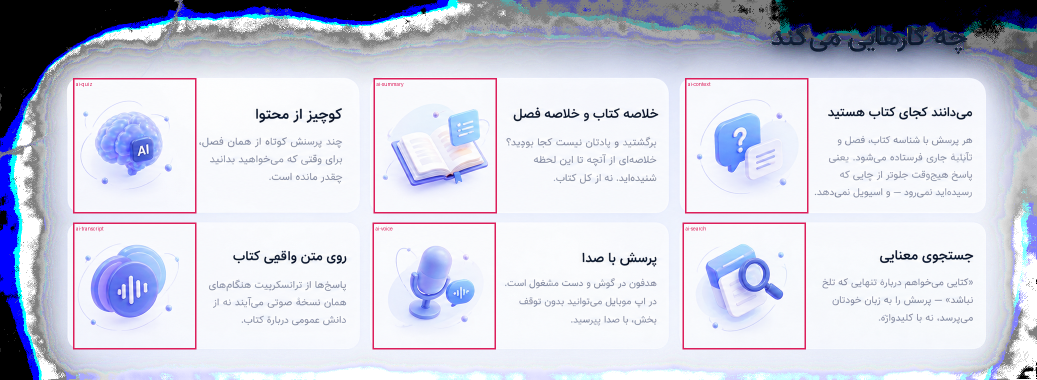
#> input picture web/scripts/_survey-assistant.png, 2073 x 759 px, given in place of ChatGPT Image Sep 7, 2026, 10_02_39 PM.png, which was not available (shown at 1/2 size)
$ python extract-assistant-assets.py
#> lines starting #> are read from the running program, lines starting #| are printed output that depends on the picture; after the words box and inside, x2 and y2 are one past the last pixel; in counts of white or black regions, pixels touching at a corner belong together; pictures that were not available may be replaced by others from this repository, and a replacement may not be noted
#> in main, sheet is the input picture: PIL image 2073x759 RGB; mean R, G, B 204.1, 206.6, 221.1
"""
Cut the six کتاب‌یار renders out of the section mockup.

Unlike `extract-assets.py`, the source here is not a gallery sheet of objects on
one flat plate — it is a full render of the "چه کارهایی می‌کند" section, cards
and Persian copy included. So the crop for each object is derived from the card
grid rather than hand-measured: the cards are the brightest regions on the
sheet, which locates the three columns and two rows, and each render sits in the
leading (right-to-left: left) quarter of its own card, clear of the text block.

Matting is a difference matte against the card, sampled per crop from its border
ring, because the card carries a gentle gradient and a single global plate
colour would leave a wash on one side of the sheet. Interiors that legitimately
match the card — the book's white pages, the message card behind the question
bubble — are recovered by filling holes in the solid mask before the soft alpha
is applied, so they do not punch through.

Usage:
    python scripts/extract-assistant-assets.py --survey   # boxed contact sheet
    python scripts/extract-assistant-assets.py            # write the webp files
"""

from __future__ import annotations

import argparse
import pathlib

import numpy as np
import scipy.ndimage as nd
from PIL import Image, ImageDraw

SHEET = pathlib.Path(
    r"C:\Users\navid\Downloads\ChatGPT Image Sep 7, 2026, 10_02_39 PM.png"
)
OUT = pathlib.Path("public/assets")
SURVEY = pathlib.Path("scripts/_survey-assistant.png")

# Card detection.
CARD_LUM = 244.0   # a card is brighter than the page wash behind it
CARD_FILL = 0.30   # fraction of a row that must be card to count
CARD_MIN = 40      # px; ignore slivers
CARD_WIDE = 300    # px; a real card, not a bright patch of the page wash
LID = (4, 19)      # band below a card's top edge, clear of its render and copy

# The render sits in the leading quarter of the card. Measured against the
# narrowest gap on the sheet (the brain card, where the copy starts 35px past
# the orbit) and then pulled in a further 12px of safety.
ART_INSET = 4
ART_WIDTH = 246
# The row spans reach the card's own edge, and its border and drop shadow matte
# in as a straight band across the bottom of the cut-out. The renders sit well
# inside their cards, so pulling the crop off the edge costs nothing.
ART_VINSET = 12

# Difference matte.
SOFT_LO = 3.0    # departure from the card that starts to count as subject
SOFT_HI = 15.0   # departure at which a pixel is fully opaque
SOLID = 11.0     # departure that counts as core, for the hole-filling pass
BORDER = 8       # px of border ring sampled for the card colour

PAD = 10         # transparent margin kept around the final bbox

# Reading order is the section's own: top row then bottom, right to left.
NAMES = [
    "ai-context",   # می‌داند کجای کتاب هستید — question bubble
    "ai-summary",   # خلاصه کتاب و خلاصه فصل — open book
    "ai-quiz",      # کوییز از محتوا — AI brain
    "ai-search",    # جستجوی معنایی — magnifier over a document
    "ai-voice",     # پرسش با صدا — microphone
    "ai-transcript",  # روی متن واقعی کتاب — waveform discs
]


def runs(profile: np.ndarray, lo: float, wide: int) -> list[tuple[int, int]]:
    """Contiguous stretches where the sheet reads as card."""
    out: list[tuple[int, int]] = []
    start = None
    for i, v in enumerate(profile):
        if v >= lo and start is None:
            start = i
        elif v < lo and start is not None:
            if i - start > wide:
                out.append((start, i))
            start = None
    if start is not None and len(profile) - start > wide:
        out.append((start, len(profile)))
    return out


def luma(rgb: np.ndarray) -> np.ndarray:
    return rgb @ np.array([0.2126, 0.7152, 0.0722], np.float32)
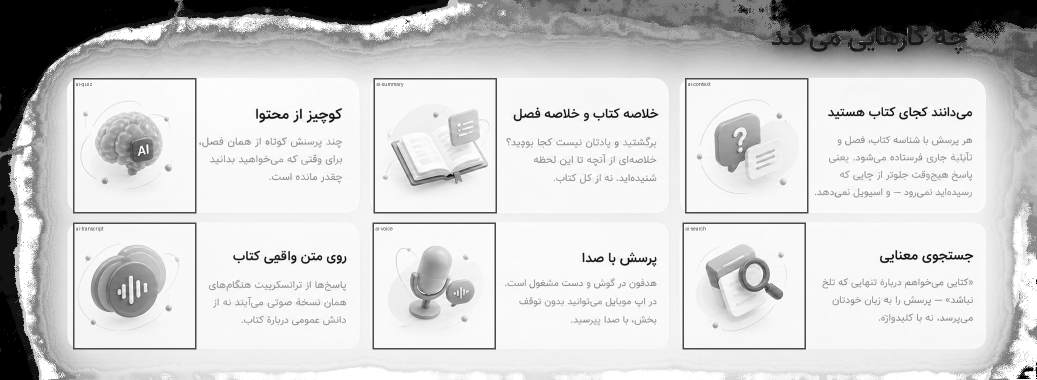
#> returned value: shape (759, 2073) float32 (shown at 1/2 size); min 0, max 255, mean 207.1


def rows_of(rgb: np.ndarray) -> list[tuple[int, int]]:
    """The two card rows, from how much of each scanline is card."""
    card = luma(rgb) > CARD_LUM
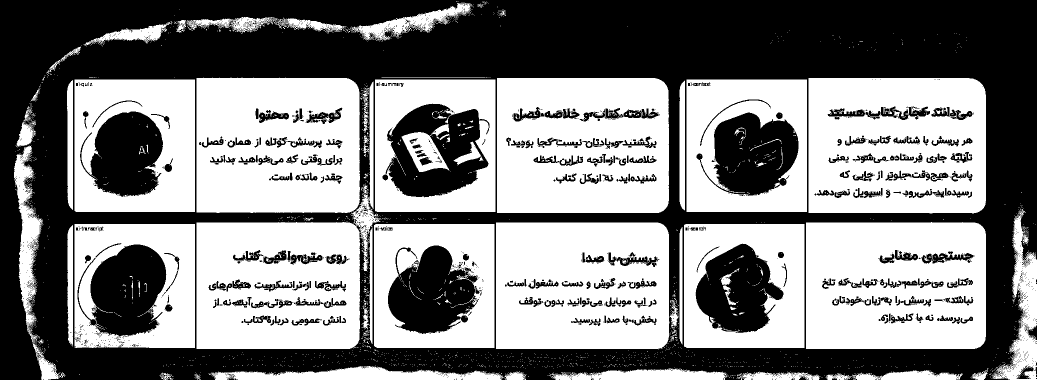
#> card: shape (759, 2073) bool (shown at 1/2 size); 51% white; 2272 black regions (1955 under 20 px), largest, box (x1, y1, x2, y2) and area: (0, 0, 2073, 759) 589143, (771, 207, 979, 395) 22545, (1393, 225, 1597, 392) 21521
    return runs(card.mean(axis=1), CARD_FILL, CARD_MIN)
#> the loop in runs, `for i, v in enumerate(profile):` made 759 passes
#> v on passes 1 to 3: 0, 0, 0.00289
#> after the loop in runs, `for i, v in enumerate(profile):`: out = [(156, 426), (445, 698)]; start = 743


def cols_of(rgb: np.ndarray, top: int) -> list[tuple[int, int]]:
    """The three card columns in one row.

    Read off a thin band just below the card's top edge rather than off the
    whole column: down where the renders are, an object dark enough to fail the
    brightness test splits its own card into two spans with a gap wider than the
    real gutter, so no merge rule can tell a card apart from a gutter. Up here
    there is nothing but card and gutter.
    """
    band = luma(rgb[top + LID[0] : top + LID[1]]).mean(axis=0)
    return runs(band > CARD_LUM, 0.5, CARD_WIDE)


def matte(crop: np.ndarray) -> Image.Image:
    """Lift one render off its card."""
    h, w, _ = crop.shape

    ring = np.ones((h, w), bool)
    ring[BORDER:-BORDER, BORDER:-BORDER] = False
    plate = np.median(crop[ring], axis=0)

    diff = np.abs(crop - plate).max(axis=2)

    solid = nd.binary_fill_holes(diff > SOLID)
    alpha = np.clip((diff - SOFT_LO) / (SOFT_HI - SOFT_LO), 0, 1)
    alpha = np.maximum(alpha, solid.astype(np.float32))

    # Speckle from the card's own texture reads as a faint dust of alpha.
    lab, n = nd.label(alpha > 0.25)
    if n:
        sizes = nd.sum(alpha > 0.25, lab, range(1, n + 1))
        keep = np.isin(lab, 1 + np.flatnonzero(sizes > 0.004 * sizes.max()))
        alpha *= keep

    rgba = np.dstack([crop, alpha * 255]).astype(np.uint8)
    img = Image.fromarray(rgba, "RGBA")

    bbox = img.getchannel("A").point(lambda v: 255 if v > 6 else 0).getbbox()
    if bbox:
        l, t, r, b = bbox
        img = img.crop(
            (max(0, l - PAD), max(0, t - PAD), min(w, r + PAD), min(h, b + PAD))
        )
    return img


def boxes(rgb: np.ndarray) -> list[tuple[int, int, int, int]]:
    rows = rows_of(rgb)
#> rows = [(156, 426), (445, 698)]
    if len(rows) != 2:
        raise SystemExit(f"expected 2 card rows, found {len(rows)}")

    out = []
    for top, bottom in rows:
        cols = cols_of(rgb, top)
        if len(cols) != 3:
            raise SystemExit(f"expected 3 cards in the row at y={top}, found {len(cols)}")
        for left, _ in reversed(cols):  # RTL
            x = left + ART_INSET
            out.append((x, top + ART_VINSET, x + ART_WIDTH, bottom - ART_VINSET))
#> this loop made 2 passes
#> (top, bottom, cols) on passes 1 to 2: (156, 426, [(393, 713), (994, 1327), (1617, 1957)]), (445, 698, [(393, 717), (992, 1335), (1612, 1969)])
#> after the loop, out = [(1621, 168, 1867, 414), (998, 168, 1244, 414), (397, 168, 643, 414), (1616, 457, 1862, 686), (996, 457, 1242, 686), (397, 457, 643, 686)]
    return out


def main() -> None:
    ap = argparse.ArgumentParser()
    ap.add_argument("--survey", action="store_true")
    args = ap.parse_args()

    sheet = Image.open(SHEET).convert("RGB")
    rgb = np.asarray(sheet).astype(np.float32)
    crops = boxes(rgb)
#> crops has the same summary as out in boxes

    if args.survey:
        plate = sheet.copy()
        d = ImageDraw.Draw(plate)
        for name, (l, t, r, b) in zip(NAMES, crops):
            d.rectangle([l, t, r, b], outline=(220, 30, 90), width=3)
            d.text((l + 6, t + 6), name, fill=(220, 30, 90))
        plate.save(SURVEY)
        print(f"{len(crops)} boxes -> {SURVEY}")
        return

    OUT.mkdir(parents=True, exist_ok=True)
    for name, (l, t, r, b) in zip(NAMES, crops):
        img = matte(rgb[t:b, l:r])
        path = OUT / f"{name}.webp"
        img.save(path, "WEBP", quality=92, method=6)
        print(f"{path}  {img.size}  {path.stat().st_size / 1024:.0f}KB")
#> this loop made 1 pass
#> (name, h in matte, w in matte, plate in matte) on pass 1: ('ai-context', 246, 246, [247, 248, 253])
#> pass 1, in matte, `diff = np.abs(crop - plate).max(axis=2)`:
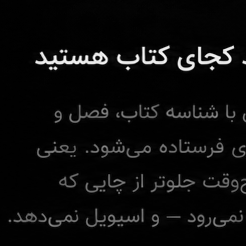
#> diff: shape (246, 246) float32; min 0, max 248, mean 11.6
#> pass 1, in matte, `solid = nd.binary_fill_holes(diff > SOLID)`:
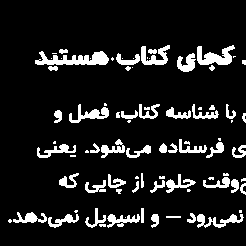
#> solid: shape (246, 246) bool; 10.8% white; 82 white regions (34 under 20 px), largest, box (x1, y1, x2, y2) and area: (35, 51, 109, 65) 610, (197, 45, 235, 65) 433, (69, 104, 109, 123) 302
#> pass 1, in matte, `alpha = np.clip((diff - SOFT_LO) / (SOFT_HI - SOFT_LO), 0, 1)`:
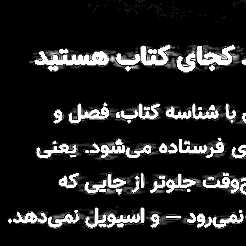
#> alpha: shape (246, 246) float32; min 0, max 1, mean 0.134
#> after the loop:
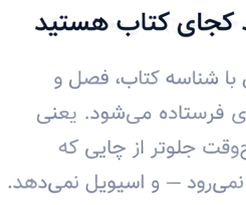
#> img: PIL image 246x205 RGBA; mean R, G, B, A 235.6, 237.5, 242.7, 37.8; transparent parts drawn white


#> (the run stopped early here; a loop or call above may not have finished)
